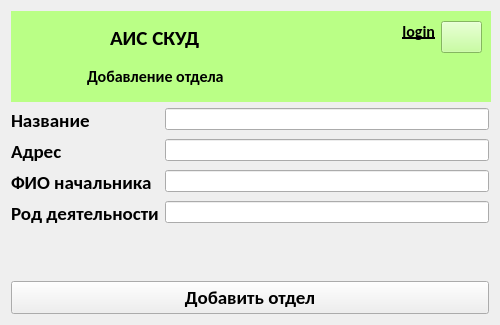
<?xml version="1.0" encoding="UTF-8"?>
<ui version="4.0">
 <class>HrAddDepo</class>
 <widget class="QWidget" name="HrAddDepo">
  <property name="geometry">
   <rect>
    <x>0</x>
    <y>0</y>
    <width>500</width>
    <height>325</height>
   </rect>
  </property>
  <property name="minimumSize">
   <size>
    <width>500</width>
    <height>325</height>
   </size>
  </property>
  <property name="maximumSize">
   <size>
    <width>8888888</width>
    <height>16777215</height>
   </size>
  </property>
  <property name="windowTitle">
   <string>ACMS</string>
  </property>
  <property name="windowIcon">
   <iconset resource="lw.qrc">
    <normaloff>:/labels/label.png</normaloff>:/labels/label.png</iconset>
  </property>
  <layout class="QGridLayout" name="gridLayout_2">
   <item row="0" column="0">
    <widget class="QFrame" name="frame">
     <property name="minimumSize">
      <size>
       <width>480</width>
       <height>91</height>
      </size>
     </property>
     <property name="maximumSize">
      <size>
       <width>5000</width>
       <height>91</height>
      </size>
     </property>
     <property name="layoutDirection">
      <enum>Qt::LayoutDirection::LeftToRight</enum>
     </property>
     <property name="autoFillBackground">
      <bool>false</bool>
     </property>
     <property name="styleSheet">
      <string notr="true">background-color: rgb(186, 255, 134);</string>
     </property>
     <property name="frameShape">
      <enum>QFrame::Shape::NoFrame</enum>
     </property>
     <property name="frameShadow">
      <enum>QFrame::Shadow::Plain</enum>
     </property>
     <layout class="QGridLayout" name="gridLayout">
      <item row="0" column="0">
       <widget class="QLabel" name="label">
        <property name="minimumSize">
         <size>
          <width>61</width>
          <height>71</height>
         </size>
        </property>
        <property name="maximumSize">
         <size>
          <width>61</width>
          <height>71</height>
         </size>
        </property>
        <property name="text">
         <string/>
        </property>
        <property name="pixmap">
         <pixmap resource="lw.qrc">:/labels/label.png</pixmap>
        </property>
        <property name="scaledContents">
         <bool>true</bool>
        </property>
        <property name="alignment">
         <set>Qt::AlignmentFlag::AlignCenter</set>
        </property>
       </widget>
      </item>
      <item row="0" column="1">
       <layout class="QVBoxLayout" name="verticalLayout">
        <item alignment="Qt::AlignmentFlag::AlignHCenter">
         <widget class="QLabel" name="label_3">
          <property name="font">
           <font>
            <family>Carlito</family>
            <pointsize>16</pointsize>
            <bold>true</bold>
           </font>
          </property>
          <property name="text">
           <string>АИС СКУД</string>
          </property>
         </widget>
        </item>
        <item alignment="Qt::AlignmentFlag::AlignHCenter">
         <widget class="QLabel" name="label_2">
          <property name="font">
           <font>
            <family>Carlito</family>
            <pointsize>12</pointsize>
            <bold>true</bold>
           </font>
          </property>
          <property name="text">
           <string>Добавление отдела</string>
          </property>
         </widget>
        </item>
       </layout>
      </item>
      <item row="0" column="2">
       <spacer name="horizontalSpacer">
        <property name="orientation">
         <enum>Qt::Orientation::Horizontal</enum>
        </property>
        <property name="sizeHint" stdset="0">
         <size>
          <width>40</width>
          <height>20</height>
         </size>
        </property>
       </spacer>
      </item>
      <item row="0" column="3">
       <layout class="QHBoxLayout" name="horizontalLayout">
        <item alignment="Qt::AlignmentFlag::AlignRight|Qt::AlignmentFlag::AlignTop">
         <widget class="QLabel" name="llogin">
          <property name="minimumSize">
           <size>
            <width>130</width>
            <height>20</height>
           </size>
          </property>
          <property name="maximumSize">
           <size>
            <width>130</width>
            <height>20</height>
           </size>
          </property>
          <property name="font">
           <font>
            <family>Carlito</family>
            <pointsize>12</pointsize>
            <bold>true</bold>
            <underline>true</underline>
           </font>
          </property>
          <property name="layoutDirection">
           <enum>Qt::LayoutDirection::LeftToRight</enum>
          </property>
          <property name="text">
           <string>login</string>
          </property>
          <property name="alignment">
           <set>Qt::AlignmentFlag::AlignRight|Qt::AlignmentFlag::AlignTrailing|Qt::AlignmentFlag::AlignVCenter</set>
          </property>
         </widget>
        </item>
        <item alignment="Qt::AlignmentFlag::AlignRight|Qt::AlignmentFlag::AlignTop">
         <widget class="QPushButton" name="btnlogout">
          <property name="minimumSize">
           <size>
            <width>41</width>
            <height>32</height>
           </size>
          </property>
          <property name="maximumSize">
           <size>
            <width>41</width>
            <height>32</height>
           </size>
          </property>
          <property name="text">
           <string/>
          </property>
          <property name="icon">
           <iconset resource="lw.qrc">
            <normaloff>:/labels/logout.png</normaloff>:/labels/logout.png</iconset>
          </property>
         </widget>
        </item>
       </layout>
      </item>
     </layout>
    </widget>
   </item>
   <item row="1" column="0">
    <layout class="QVBoxLayout" name="verticalLayout_2">
     <item>
      <layout class="QFormLayout" name="formLayout">
       <item row="0" column="0">
        <widget class="QLabel" name="label_4">
         <property name="font">
          <font>
           <family>Carlito</family>
           <pointsize>14</pointsize>
           <bold>true</bold>
          </font>
         </property>
         <property name="text">
          <string>Название</string>
         </property>
        </widget>
       </item>
       <item row="0" column="1">
        <widget class="QLineEdit" name="ledeponame">
         <property name="minimumSize">
          <size>
           <width>150</width>
           <height>20</height>
          </size>
         </property>
        </widget>
       </item>
       <item row="1" column="1">
        <widget class="QLineEdit" name="leaddress">
         <property name="minimumSize">
          <size>
           <width>150</width>
           <height>20</height>
          </size>
         </property>
        </widget>
       </item>
       <item row="1" column="0">
        <widget class="QLabel" name="label_5">
         <property name="font">
          <font>
           <family>Carlito</family>
           <pointsize>14</pointsize>
           <bold>true</bold>
          </font>
         </property>
         <property name="text">
          <string>Адрес</string>
         </property>
        </widget>
       </item>
       <item row="2" column="1">
        <widget class="QLineEdit" name="lefio">
         <property name="minimumSize">
          <size>
           <width>150</width>
           <height>20</height>
          </size>
         </property>
        </widget>
       </item>
       <item row="3" column="1">
        <widget class="QLineEdit" name="lework">
         <property name="minimumSize">
          <size>
           <width>150</width>
           <height>20</height>
          </size>
         </property>
        </widget>
       </item>
       <item row="2" column="0">
        <widget class="QLabel" name="label_6">
         <property name="font">
          <font>
           <family>Carlito</family>
           <pointsize>14</pointsize>
           <bold>true</bold>
          </font>
         </property>
         <property name="text">
          <string>ФИО начальника</string>
         </property>
        </widget>
       </item>
       <item row="3" column="0">
        <widget class="QLabel" name="label_8">
         <property name="font">
          <font>
           <family>Carlito</family>
           <pointsize>14</pointsize>
           <bold>true</bold>
          </font>
         </property>
         <property name="text">
          <string>Род деятельности</string>
         </property>
        </widget>
       </item>
      </layout>
     </item>
     <item>
      <widget class="QPushButton" name="btnadd">
       <property name="font">
        <font>
         <family>Carlito</family>
         <pointsize>14</pointsize>
         <bold>true</bold>
        </font>
       </property>
       <property name="text">
        <string>Добавить отдел</string>
       </property>
      </widget>
     </item>
    </layout>
   </item>
  </layout>
 </widget>
 <resources>
  <include location="lw.qrc"/>
 </resources>
 <connections/>
</ui>
